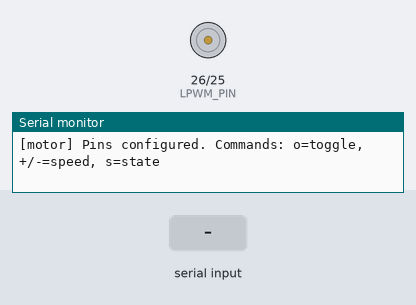
The sketch below on a simulated ESP32. Shown: motor-driver pin pairs drawn as motors (green arrow = first pin HIGH = forward, orange = second pin HIGH = backward, longer = more drive, scaled by the enable pin), the last lines printed to the serial monitor. The test bench sets the inputs (shaded band).

Above: at 2.2 s.
2.3 s: "o\n" received over Serial
At 2.6 s:
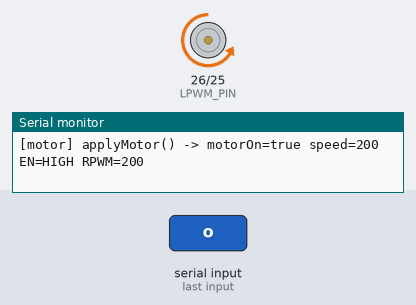
3.8 s: "-\n" received over Serial
At 4.9 s:
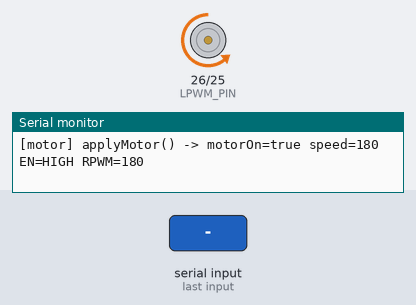
5.3 s: "+\n" received over Serial
At 6.1 s:
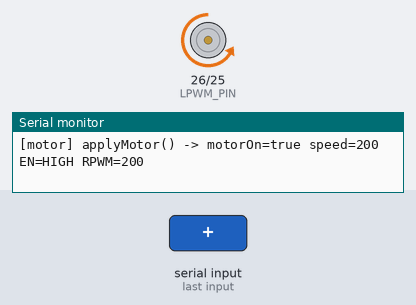
Timing chart, 0 to 8.3 s (numbered marks = the images above; inputs shaded):
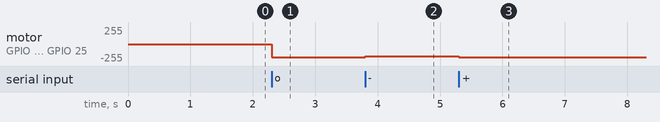

The sketch:

test_motor.ino
```cpp
/*
 * Standalone bring-up sketch: BTS7960 H-bridge (band motor) only.
 *
 * Board: ESP32-WROOM-32. RPWM=GPIO25, LPWM=GPIO26, EN=GPIO27. One
 * direction only -- this rig doesn't need reverse.
 *
 * Open Serial Monitor at 115200 baud.
 *
 * Serial commands:
 *   o        -> toggle motor on/off
 *   +  / -   -> increase / decrease speed (0-255)
 *   s        -> print current state
 */

#define RPWM_PIN 25
#define LPWM_PIN 26
#define EN_PIN   27

int motorSpeed = 200;
bool motorOn = false;

void applyMotor() {
  if (motorOn) {
    digitalWrite(EN_PIN, HIGH);
    analogWrite(LPWM_PIN, 0);
    analogWrite(RPWM_PIN, motorSpeed);
  } else {
    analogWrite(RPWM_PIN, 0);
    analogWrite(LPWM_PIN, 0);
    digitalWrite(EN_PIN, LOW);
  }
  Serial.print("[motor] applyMotor() -> motorOn=");
  Serial.print(motorOn ? "true" : "false");
  Serial.print(" speed=");
  Serial.print(motorSpeed);
  Serial.print(" EN=");
  Serial.print(motorOn ? "HIGH" : "LOW");
  Serial.print(" RPWM=");
  Serial.println(motorOn ? motorSpeed : 0);
}

void printState() {
  Serial.print("[motor] state: motorOn=");
  Serial.print(motorOn ? "ON" : "OFF");
  Serial.print(" speed=");
  Serial.println(motorSpeed);
}

void setup() {
  Serial.begin(115200);
  delay(1000);
  Serial.println();
  Serial.println("[motor] Test sketch starting...");

  pinMode(RPWM_PIN, OUTPUT);
  pinMode(LPWM_PIN, OUTPUT);
  pinMode(EN_PIN, OUTPUT);
  applyMotor();  // starts off

  Serial.println("[motor] Pins configured. Commands: o=toggle, +/-=speed, s=state");
}

void loop() {
  if (!Serial.available()) return;

  String line = Serial.readStringUntil('\n');
  line.trim();
  line.toLowerCase();
  if (line.length() == 0) return;

  if (line == "o") {
    motorOn = !motorOn;
    applyMotor();
  } else if (line == "+") {
    motorSpeed = min(255, motorSpeed + 20);
    applyMotor();
  } else if (line == "-") {
    motorSpeed = max(0, motorSpeed - 20);
    applyMotor();
  } else if (line == "s") {
    printState();
  } else {
    Serial.println("[motor] Comando no reconocido. o=toggle, +/-=speed, s=state");
  }
}
```

Measured:
- after the input at 2.3 s, motor on GPIO 26 (LPWM_PIN) / GPIO 25 (RPWM_PIN): stopped → backward 200/255 at once
- after the input at 3.8 s, motor on GPIO 26 (LPWM_PIN) / GPIO 25 (RPWM_PIN): backward 200/255 → backward 180/255 at once
- after the input at 5.3 s, motor on GPIO 26 (LPWM_PIN) / GPIO 25 (RPWM_PIN): backward 180/255 → backward 200/255 at once
